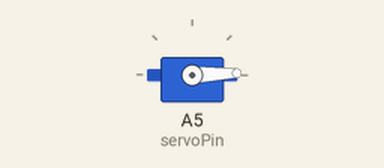
Simulated run of this sketch. Board: Arduino Uno, built with avr-gcc and run on an emulated ATmega328P. Parts: servo.

Above: at 0.05 s.
At 1.75 s:
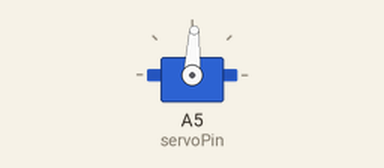
At 3.45 s:
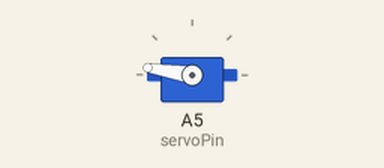
At 6.9 s:
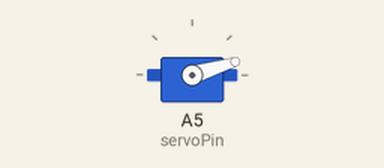
Timing chart, 0 to 9.4 s (numbered marks = the images above):
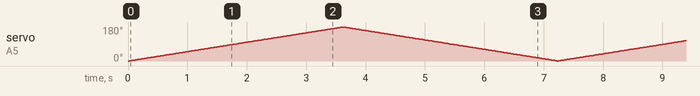

The sketch:

3-9_sweep.ino
```cpp
/*
 * Learn how to control our servo arm and sweep back and forth!
 */

#include <Servo.h>

int servoPin = A5;

Servo servo;

int angle = 0;   // servo position in degrees

void setup()
{
  servo.attach(servoPin,0,1275);
}


void loop()
{
  // use a for loop to increase from from 0 to 180 degrees
  for(angle = 0; angle < 180; angle++)
  {
    servo.write(angle);
    delay(20);
  }
  // now use a for loop to decrease from 180 to 0 degrees
  for(angle = 180; angle > 0; angle --)
  {
    servo.write(angle);
    delay(20);
  }
}
```
